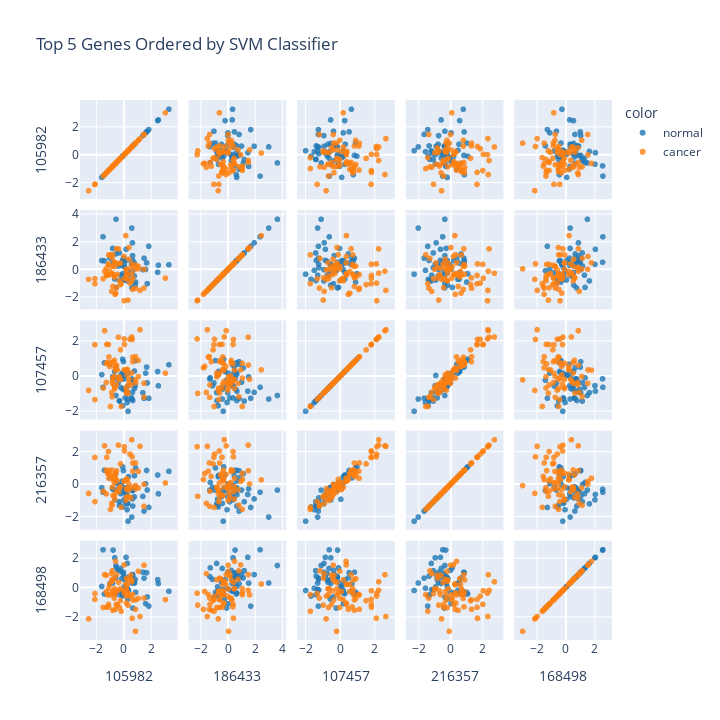

Notebook code for this chart:
### Code cell
top_5_svm = data[gene_importance_svm.head(5).index]

fig = px.scatter_matrix(
    top_5_svm,
    color=Y['label'],
    color_discrete_sequence=px.colors.qualitative.D3,
    opacity=0.8,
    dimensions=top_5_svm.columns,
    title='Top 5 Genes Ordered by SVM Classifier',
    width=720,
    height=720
)
fig.update_traces(diagonal_visible=True)
fig.show()
